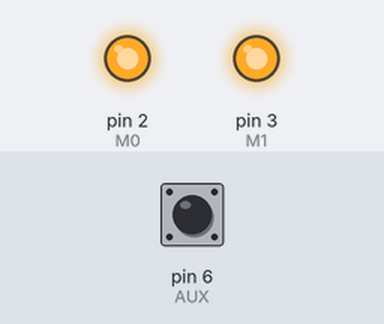
This program was run on a simulated Arduino Nano, built with avr-gcc and run on an emulated ATmega328P. Parts: output pins drawn as LEDs (lit = HIGH). The inputs (shaded band) are chosen by the test bench; at power-on: pin 6 (AUX) HIGH. What the program prints to the serial monitor is not drawn.

Above: at 0.1 s.
At 1.1 s:
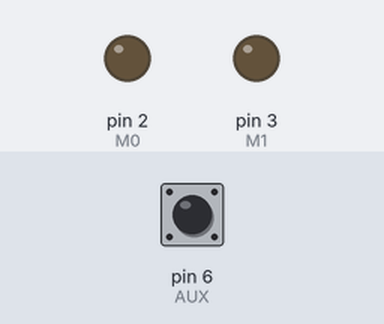
Timing chart, 0 to 2.6 s (numbered marks = the images above):
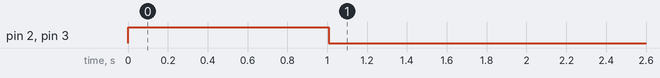

The program:

main.cpp
```cpp
#include <Wire.h>
#include <SoftwareSerial.h>
#include <stdio.h>
#include <stdlib.h>
#include "Arduino.h"
#define M0 2
#define M1 3
#define AUX 6
#define RECARRAY_SIZE 10
#define ADDR 11 //
#define UARTSPEED 115200 //9600 19200 38400 57600 115200 //
#define AIRSPEED 19200 // 300 1200 2400 4800 9600 19200 //
#define CHANNEL 920 // 862...931 //
uint32_t uartspeed=UARTSPEED;
uint32_t airspeed=AIRSPEED;
uint32_t channel=CHANNEL;
uint8_t addr=ADDR;


unsigned long lastReceiveTime = 0;
String input;

unsigned long startTime = 0;
int waitTime = 7;

uint8_t RECARRAY[RECARRAY_SIZE];

SoftwareSerial E32Serial(4,5); //RX TX

void init(uint32_t uartspeed, uint32_t airspeed, uint32_t channel,uint8_t addr); //9600 19200 38400 57600 115200 // 300 1200 2400 4800 9600 19200 // 862...931 //
void setup()
{
    Wire.begin();
    Serial.begin(115200);
    E32Serial.begin(9600);
    E32Serial.setTimeout(2);

  pinMode(AUX,INPUT);
  pinMode(M0, OUTPUT);
  pinMode(M1, OUTPUT);
  init(uartspeed,airspeed,channel,addr);
}


void loop()
{
if (digitalRead(AUX)==0)
   {
    if (E32Serial.available())
    {
    unsigned long currentTime = millis();
    unsigned long interval = currentTime - lastReceiveTime;
    lastReceiveTime = currentTime;


    while (E32Serial.available())
    for (int i=0;i<RECARRAY_SIZE;i++)
    {
      RECARRAY[i]=E32Serial.read();
      Serial.print(RECARRAY[i]);
      Serial.print(" ");
    }
    Serial.println();
     Serial.println(interval);
    }


   }
}


void init(uint32_t uartspeed,uint32_t airspeed,uint32_t channel,uint8_t addr)
{
  unsigned int ch;
  unsigned int fb;
  unsigned int sb;

  if (uartspeed!=0)
  {
  if (uartspeed==9600)
  {fb=0b011;}
  if (uartspeed==19200)
  {fb=0b100;}
  if (uartspeed==38400)
  {fb=0b101;}
  if (uartspeed==57606)
  {fb=0b110;}
  if (uartspeed==115200)
  {fb=0b111;}
  }
  else
  {uartspeed=9600;}
  if (airspeed!=0)
  {
  if (airspeed==300)
  {sb=0b000;}
  if (airspeed==1200)
  {sb=0b001;}
  if (airspeed==2400)
  {sb=0b010;}
  if (airspeed==4800)
  {sb=0b011;}
  if (airspeed==9600)
  {sb=0b100;}
  if (airspeed==19200)
  {sb=0b101;}
  }
  else
  {airspeed=2400;}

  if (channel>=862 && channel<=931)
  {ch=channel-862;}
  else
  {ch=0;}

  unsigned int sp=(fb<<3)|sb;


  digitalWrite(M0, 1); // Логическая единица
  digitalWrite(M1, 1);
  delay(500);
  E32Serial.write(0xC0); // C0 - сохранить настройки, C2 - сбросить после отключения от питания
  E32Serial.write(0xFF);  // Верхний байт адреса. Если оба байта 0xFF - передача и прием по всем адресам на канале
  E32Serial.write(addr);  // Нижний байт адреса. Если оба байта 0xFF - передача и прием по всем адресам на канале
  E32Serial.write(sp); // Параметры скорости
  E32Serial.write(ch); // Канал (частота), 0x06 - 868 МГц, шаг частоты - 1 МГц (0x07 - 869 МГц)
  E32Serial.write(0x44); // Служебные опции
  delay(500);
  digitalWrite(M0, 0); // Логическая единица
  digitalWrite(M1, 0);
  delay(500);
  E32Serial.write(0xC1); // Передаём 3 байта, чтобы модуль вернул текущие параметры
  E32Serial.write(0xC1);
  E32Serial.write(0xC1);
  while(E32Serial.available()) // Получаем параметры и выводим их в монитор порта
  {
  int inByte = E32Serial.read();
  Serial.print(inByte, HEX);
  Serial.print(" ");
  }
  Serial.println(); // Переносим каретку на новую строку, чтобы данные не сливались друг с другом
  delay(500);
  E32Serial.end();
  delay(500);
  E32Serial.begin(uartspeed);
  delay(500);
  Serial.print("E32_900T30D was started "); Serial.println();
  Serial.print("LOW ADDRESS is: ");Serial.print(addr); Serial.println();
  Serial.print("MCU to E32 speed: "); Serial.print(uartspeed); Serial.println();
  Serial.print("Air Data Rate: ");  Serial.print(airspeed); Serial.println();
  Serial.print("Channel (Freqency): "); Serial.print(ch); Serial.print(" ("); Serial.print(channel); Serial.print(")"); Serial.println();
  Serial.println("For Debug send any symbol...");
}
```

main_copy.cpp
```cpp
#include <Wire.h>
#include <SoftwareSerial.h>
#include <stdio.h>
#include <stdlib.h>
#include "Arduino.h"

#define ADDR 255 //
#define UARTSPEED 115200 //9600 19200 38400 57600 115200 //
#define AIRSPEED 4800 // 300 1200 2400 4800 9600 19200 //
#define CHANNEL 920 // 862...931 //
uint32_t uartspeed=UARTSPEED;
uint32_t airspeed=AIRSPEED;
uint32_t channel=CHANNEL;
uint8_t addr=ADDR;

#define SEND_DATA_SIZE  5
#define DISCONNECTDELAY  2000
#define START_FLAG 253
#define END_FLAG 254
int losePackages;
unsigned long disconectTime;
bool waitSignal;


unsigned long lastReceiveTime = 0;
String input;

unsigned long startTime = 0;
int waitTime = 7;

uint8_t RECARRAY[10];

SoftwareSerial E32Serial(3,2); //RX TX
unsigned char data[5];
unsigned char ToSend[SEND_DATA_SIZE];
int lastPinSignal;

void SetData(unsigned char* rec);
void SendData();
void Debug();
void init(uint32_t uartspeed, uint32_t airspeed, uint32_t channel,uint8_t addr); //9600 19200 38400 57600 115200 // 300 1200 2400 4800 9600 19200 // 862...931 //

void setup()
{
  Wire.begin(10);
  Wire.onRequest(SendData);
  Serial.begin(115200);
  E32Serial.begin(9600);
  E32Serial.setTimeout(2);

  pinMode(4,INPUT);
  pinMode(5, OUTPUT);
  pinMode(6, OUTPUT);
  digitalWrite(5, HIGH); // Логическая единица
  digitalWrite(6, HIGH); // Логическая единица
  // lastPinSignal = 0;
  init(uartspeed,airspeed,channel,addr);

  losePackages= 0;
  disconectTime = millis();
  waitSignal = true;

  data[0] = 127;
  data[1] = 128;
  data[2] = 0;
  data[3] = 0;
  data[4] = 0;
}


void loop()
{

  if(digitalRead(4) != 1)
  {
    unsigned char rec[5];
    if(E32Serial.available())
    {
        unsigned long currentTime = millis();
        unsigned long interval = currentTime - lastReceiveTime;
        lastReceiveTime = currentTime;
        Serial.println(interval);
        unsigned char marker;
        while (E32Serial.available())
        {
            marker = E32Serial.read();
            if(marker == START_FLAG)
            {
                break;
            }
        }
        int i = 0;
        for(int i = 0; i < SEND_DATA_SIZE; i++)
        {
            rec[i] = E32Serial.read();
        }
        if(i != SEND_DATA_SIZE || !E32Serial.available() || (E32Serial.available() && E32Serial.read() != END_FLAG))
        {

        }
        else
        {
            disconectTime = millis();
            waitSignal = false;
            Serial.print("[");
            for (int i=0;i<5;i++)
            {
                if(i != 0)
                    Serial.print("  ");
                Serial.print(rec[i]);
            }
            Serial.println("]");
            SetData(rec);
        }
    }

  }
  else
  {
      if(!waitSignal && millis() - disconectTime > DISCONNECTDELAY)
      {
          waitSignal = true;
            data[0] = 127;
            data[1] = 128;
            data[2] = 0;
            data[3] = 0;
            data[4] = 0;
          Wire.write((unsigned char*)ToSend, sizeof(ToSend));
          Serial.print("DISCONNECTED ");
          Serial.println(millis() - disconectTime);
          disconectTime = millis();
      }
  }

  if(data != NULL)
  {
      SendData();
      // Debug();
  }
}

void SetData(unsigned char* rec)
{
    for(int i = 0; i < 5; i++)
    {
        data[i] = rec[i];
    }
}

void SendData()
{
    ToSend[0]=data[0];//enable
    ToSend[1]=data[2];//mina
    ToSend[2]=data[1];//speed
    ToSend[3]=data[4];//steer
    ToSend[4] = data[3];//speed settings

    // Serial.println("Data Sended");
    Wire.write((unsigned char*)ToSend, sizeof(ToSend));
}

void Debug()
{
    Serial.print("data is: ");
    if(data == NULL)
    {
        Serial.print("NULL ");
        Serial.print("[");
        for (int i = 0; i < 4; i++)
        {
            Serial.print((int)ToSend[i]);
            Serial.print(" ");
        }
    Serial.print("]");
        Serial.println();
        return;
    }
    for (int i = 0; i < SEND_DATA_SIZE; i++) {
        Serial.print((int)data[i]);
        Serial.print(" ");
    }
    Serial.print("[");
    for (int i = 0; i < 4; i++) {
        Serial.print((int)ToSend[i]);
        Serial.print(" ");
    }
    Serial.print("]");
    Serial.println();
}


void init(uint32_t uartspeed,uint32_t airspeed,uint32_t channel,uint8_t addr)
{
  unsigned int ch;
  unsigned int fb;
  unsigned int sb;

  if (uartspeed!=0)
  {
  if (uartspeed==9600)
  {fb=0b011;}
  if (uartspeed==19200)
  {fb=0b100;}
  if (uartspeed==38400)
  {fb=0b101;}
  if (uartspeed==57606)
  {fb=0b110;}
  if (uartspeed==115200)
  {fb=0b111;}
  }
  else
  {uartspeed=9600;}
  if (airspeed!=0)
  {
  if (airspeed==300)
  {sb=0b000;}
  if (airspeed==1200)
  {sb=0b001;}
  if (airspeed==2400)
  {sb=0b010;}
  if (airspeed==4800)
  {sb=0b011;}
  if (airspeed==9600)
  {sb=0b100;}
  if (airspeed==19200)
  {sb=0b101;}
  }
  else
  {airspeed=2400;}

  if (channel>=862 && channel<=931)
  {ch=channel-862;}
  else
  {ch=0;}

  unsigned int sp=(fb<<3)|sb;


  delay(500);
  E32Serial.write(0xC0); // C0 - сохранить настройки, C2 - сбросить после отключения от питания
  E32Serial.write(0xFF);  // Верхний байт адреса. Если оба байта 0xFF - передача и прием по всем адресам на канале
  E32Serial.write(addr);  // Нижний байт адреса. Если оба байта 0xFF - передача и прием по всем адресам на канале
  E32Serial.write(sp); // Параметры скорости
  E32Serial.write(ch); // Канал (частота), 0x06 - 868 МГц, шаг частоты - 1 МГц (0x07 - 869 МГц)
  E32Serial.write(0x44); // Служебные опции
  delay(500);
  digitalWrite(5, LOW); // Логическая единица
  digitalWrite(6, LOW);
  delay(500);
  E32Serial.write(0xC1); // Передаём 3 байта, чтобы модуль вернул текущие параметры
  E32Serial.write(0xC1);
  E32Serial.write(0xC1);
  while(E32Serial.available()) // Получаем параметры и выводим их в монитор порта
  {
  int inByte = E32Serial.read();
  Serial.print(inByte, HEX);
  Serial.print(" ");
  }
  Serial.println(); // Переносим каретку на новую строку, чтобы данные не сливались друг с другом
  delay(500);
  E32Serial.end();
  delay(500);
  E32Serial.begin(uartspeed);
  delay(500);
  Serial.print("E32_900T30D was started "); Serial.println();
  Serial.print("LOW ADDRESS is: ");Serial.print(addr); Serial.println();
  Serial.print("MCU to E32 speed: "); Serial.print(uartspeed); Serial.println();
  Serial.print("Air Data Rate: ");  Serial.print(airspeed); Serial.println();
  Serial.print("Channel (Freqency): "); Serial.print(ch); Serial.print(" ("); Serial.print(channel); Serial.print(")"); Serial.println();
  Serial.println("For Debug send any symbol...");

}
```
